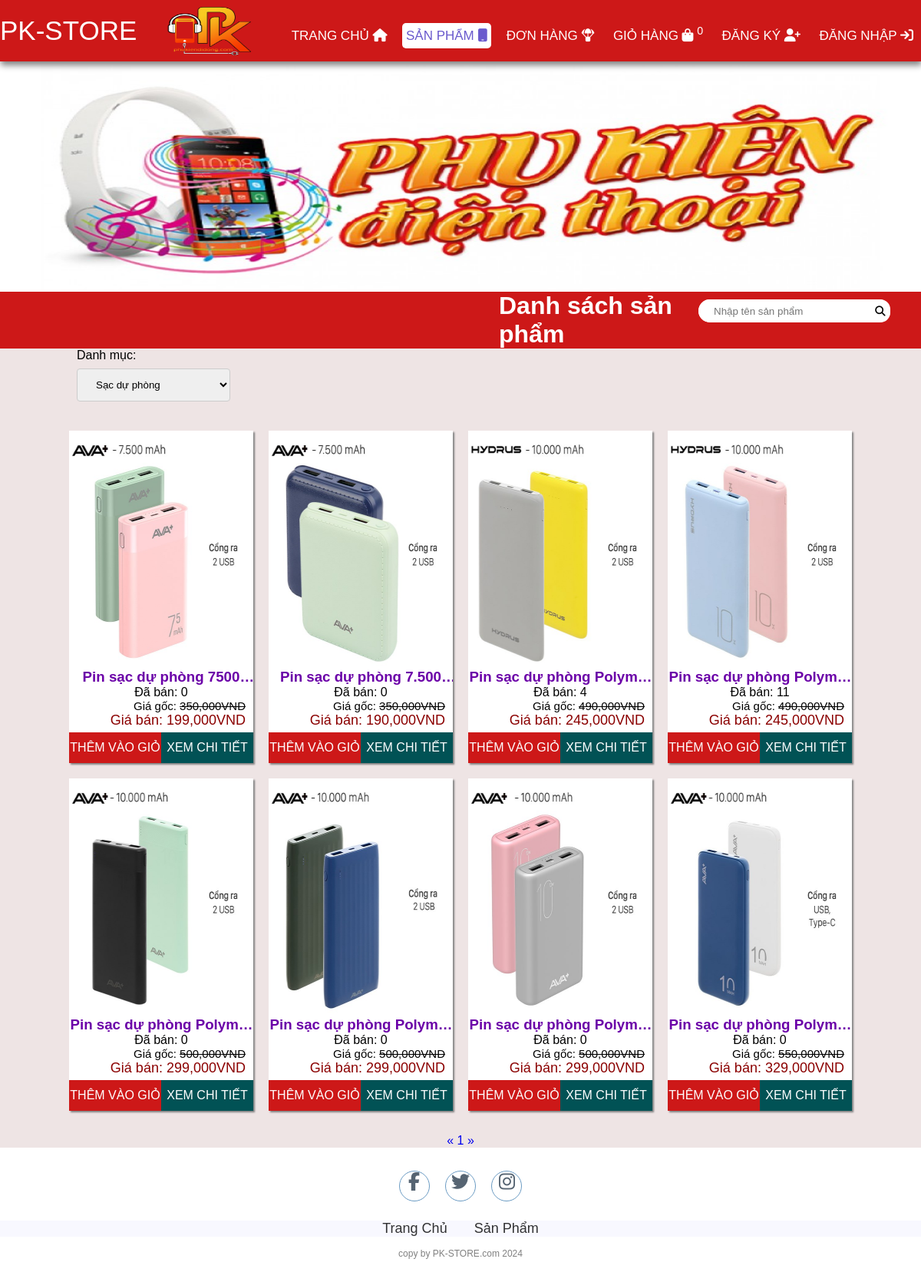
The app's page /productList.php with its own data.
### tables this page shows
CREATE TABLE `products` (
  `id` int(11) NOT NULL,
  `name` varchar(255) NOT NULL,
  `originalPrice` decimal(10,0) NOT NULL,
  `promotionPrice` decimal(10,0) NOT NULL,
  `image` varchar(50) NOT NULL,
  `createdBy` int(11) NOT NULL,
  `createdDate` date NOT NULL,
  `cateId` int(11) NOT NULL,
  `qty` int(11) NOT NULL,
  `des` varchar(1000) NOT NULL,
  `status` tinyint(1) NOT NULL,
  `soldCount` int(11) NOT NULL
);

### lib/database.php (called while the page is built, shortened)
<?php
class Database extends PDO
{
  public $host   = DB_HOST;
  public $user   = DB_USER;
  public $pass   = DB_PASS;
  public $dbname = DB_NAME;
  public $link;
  private function connectDB()
  {
    $this->link = new mysqli(
      $this->host,
      $this->user,
      $this->pass,
      $this->dbname
    );
  }
  public function select($query)
  {
    $result = $this->link->query($query);
    if ($result->num_rows > 0) {
      return $result;
    } else {
      return false;
    }
  }
}

### lib/session.php (called while the page is built, shortened)
<?php
class Session
{
   public static function get($key)
   {
      if (isset($_SESSION[$key])) {
         return $_SESSION[$key];
      } else {
         return false;
      }
   }
}

### classes/cart.php (called while the page is built, shortened)
<?php
$filepath = realpath(dirname(__FILE__));
include_once($filepath . '/../lib/database.php');
include_once($filepath . '/../lib/session.php');
include_once($filepath . '/../classes/product.php');
?>
<?php
class cart
{
    private $db;
    public function __construct()
    {
        $this->db = new Database();
    }
    public function getTotalQtyByUserId()
    {
        $userId = Session::get('userId');
        $query = "SELECT SUM(qty) as total FROM cart WHERE userId = '$userId' ";
        $mysqli_result = $this->db->select($query);
        if ($mysqli_result) {
            $result = mysqli_fetch_all($this->db->select($query), MYSQLI_ASSOC)[0];
            return $result;
        }
        return false;
    }
}
?>

### classes/categories.php (called while the page is built, shortened)
<?php
$filepath = realpath(dirname(__FILE__));
include_once($filepath . '/../lib/database.php');
include_once($filepath . '/../lib/session.php');
?>
<?php
class categories
{
    private $db;
    public function __construct()
    {
        $this->db = new Database();
    }
    public function getAll()
    {
        $query = "SELECT * FROM categories WHERE status = 1";
        $result_mysqli = $this->db->select($query);
        if ($result_mysqli) {
            $result = mysqli_fetch_all($result_mysqli, MYSQLI_ASSOC);
            return $result;
        }
        return false;
    }
}
?>

### classes/product.php (called while the page is built, shortened)
<?php
$filepath = realpath(dirname(__FILE__));
include_once($filepath . '/../lib/database.php');
include_once($filepath . '/../lib/session.php');
?>
<?php
class product
{
    private $db;
    public function __construct()
    {
        $this->db = new Database();
    }
    public function getCountPagingClient($cateId, $row = 8)
    {
        $query = "SELECT COUNT(*) FROM products WHERE cateId = $cateId";
        $mysqli_result = $this->db->select($query);
        if ($mysqli_result) {
            $totalrow = intval((mysqli_fetch_all($mysqli_result, MYSQLI_ASSOC)[0])['COUNT(*)']);
            $result = ceil($totalrow / $row);
            return $result;
        }
        return false;
    }
    public function getProductsByCateId($page, $cateId, $total = 8)
    {
        $query =
            "SELECT *
			 FROM products
			 WHERE status = 1 AND cateId = $cateId
            ";
        $mysqli_result = $this->db->select($query);
        if ($mysqli_result) {
            $result = mysqli_fetch_all($mysqli_result, MYSQLI_ASSOC);
            return $result;
        }
        return false;
    }
}
?>

### productList.php (the view, shortened to what this page needs)
<?php
include_once 'lib/session.php';
include_once 'classes/product.php';
include_once 'classes/categories.php';
include_once 'classes/cart.php';
$cart = new cart();
$totalQty = $cart->getTotalQtyByUserId();
$product = new product();
$list = $product->getProductsByCateId((isset($_GET['page']) ? $_GET['page'] : 1), (isset($_GET['cateId']) ? $_GET['cateId'] : 6));
$pageCount = $product->getCountPagingClient((isset($_GET['cateId']) ? $_GET['cateId'] : 6));
$categories = new categories();
$categoriesList = $categories->getAll();
?>
<!DOCTYPE html>
<html lang="en">
<head>
    <link rel="stylesheet" href="./css/style.css">
    <link rel="stylesheet" href="https://cdnjs.cloudflare.com/ajax/libs/font-awesome/6.0.0-beta3/css/all.min.css">
</head>
<body>
    <nav>
        <label class="logo"><a href="index.php">PK-STORE</a>  <img src="./images/LOGOPK-1.png" alt=""></label>
        <ul>
            <li><a href="index.php">Trang chủ <i class=" fas fa-home"></i></a></li>
            <li><a href="productList.php" class="active">Sản phẩm <i class="fas fa-mobile"></i></a></li>
            <li><a href="order.php" id="order">Đơn hàng <i class="fas fa-parachute-box"></i></a></li>
            <li>
                <a href="checkout.php">
                    Giỏ hàng
                    <i class="fa fa-shopping-bag"></i>
                    <sup class="sumItem">
                        <?= ($totalQty['total']) ? $totalQty['total'] : "0" ?>
                    </sup>
                </a>
            </li>
            <?php
            if (isset($_SESSION['user']) && $_SESSION['user']) { ?>
                <li><a href="info.php" id="signin">Thông tin cá nhân <i class="fas fa-user"></i></a></li>
                <li><a href="logout.php" id="signin">Đăng xuất <i class="fas fa-arrow-right-from-bracket"></i></a></li>
            <?php } else { ?>
                <li><a href="register.php" id="signup">Đăng ký <i class="fas fa-user-plus"></i></a></li>
                <li><a href="login.php" id="signin">Đăng nhập <i class="fas fa-arrow-right-to-bracket"></i></a></li>
            <?php } ?>
        </ul>
    </nav>
    <section class="banner">
        <div class="fadein">
            <?php
            $dir = "./images/slider/";
            $scan_dir = scandir($dir);
            foreach ($scan_dir as $img) :
                if (in_array($img, array('.', '..')))
                    continue;
            ?>
                <img src="<?php echo $dir . $img ?>" alt="<?php echo $img ?>">
            <?php endforeach; ?>
        </div>
    </section>
    <div class="featuredProducts">
        <h1>Danh sách sản phẩm</h1>
        <form class="c-search" action="" method="get">
            <input type="text" name="search" placeholder="Nhập tên sản phẩm">
            <button type="submit"><i class="fas fa-search"></i></button>
        </form>
    </div>
    <div class="category">
        Danh mục: <select onchange="location = this.value;">
            <?php
            foreach ($categoriesList as $key => $value) {
                if ($value['id'] == $_GET['cateId']) { ?>
                    <option selected value="productList.php?cateId=<?= $value['id'] ?>"><?= $value['name'] ?></option>
                <?php } else { ?>
                    <option value="productList.php?cateId=<?= $value['id'] ?>"><?= $value['name'] ?></option>
                <?php } ?>
            <?php }
            ?>
        </select>
    </div>
    <div class="container" style="grid-template-columns: auto auto auto auto;">
        <?php if ($list) {
            foreach ($list as $key => $value) { ?>
                <div class="card">
                    <div class="imgBx">
                        <a href="detail.php?id=<?= $value['id'] ?>" title="<?= $value['name'] ?>"><img src="admin/uploads/<?= $value['image'] ?>" alt=""></a>
                    </div>
                    <div class="content">
                        <div class="productName">
                            <a href="detail.php?id=<?= $value['id'] ?>" title="<?= $value['name'] ?>">
                                <h3><?= $value['name'] ?></h3>
                            </a>
                        </div>
                        <div>
                            Đã bán: <?= $value['soldCount'] ?>
                        </div>
                        <div class="original-price">
                            <?php
                            if ($value['promotionPrice'] < $value['originalPrice']) { ?>
                                Giá gốc: <del><?= number_format($value['originalPrice'], 0, '', ',') ?>VND</del>
                            <?php } else { ?>
                                <p>.</p>
                            <?php } ?>
                        </div>
                        <div class="price">
                            Giá bán: <?= number_format($value['promotionPrice'], 0, '', ',') ?>VND
                        </div>
                        <div class="action">
                            <a class="add-cart" href="add_cart.php?id=<?= $value['id'] ?>">Thêm vào giỏ</a>
                            <a class="detail" href="detail.php?id=<?= $value['id'] ?>">Xem chi tiết</a>
                        </div>
                    </div>
                </div>
            <?php }
        } else { ?>
            <h3>Không có sản phẩm nào...</h3>
        <?php  }
        ?>
    </div>
    <div class="pagination">
        <a href="productList.php?page=<?= (isset($_GET['page'])) ? (($_GET['page'] <= 1) ? 1 : $_GET['page'] - 1) : 1 ?>&cateId=<?= (isset($_GET['cateId'])) ? $_GET['cateId'] : 2 ?>">&laquo;</a>
        <?php
        for ($i = 1; $i <= $pageCount; $i++) {
            if (isset($_GET['page'])) {
                if ($i == $_GET['page']) { ?>
                    <a class="active" href="productList.php?page=<?= $i ?>&cateId=<?= (isset($_GET['cateId'])) ? $_GET['cateId'] : 2 ?>"><?= $i ?></a>
                <?php } else { ?>
                    <a href="productList.php?page=<?= $i ?>&cateId=<?= (isset($_GET['cateId'])) ? $_GET['cateId'] : 2 ?>"><?= $i ?></a>
                <?php  }
            } else { ?>
                <a href="productList.php?page=<?= $i ?>&cateId=<?= (isset($_GET['cateId'])) ? $_GET['cateId'] : 1 ?>"><?= $i ?></a>
            <?php  } ?>
        <?php }
        ?>
        <a href="productList.php?page=<?= (isset($_GET['page'])) ? $_GET['page'] + 1 : 2 ?>&cateId=<?= (isset($_GET['cateId'])) ? $_GET['cateId'] : 2 ?>">&raquo;</a>
    </div>
    <footer>
        <div class="social">
            <a href="https://www.facebook.com/profile.php?id=100025197438617"><i class="fa fa-facebook" aria-hidden="true"></i></a>
            <a href="#"><i class="fa fa-twitter" aria-hidden="true"></i></a>
            <a href="#"><i class="fa fa-instagram" aria-hidden="true"></i></a>
        </div>
        <ul class="list">
            <li>
                <a href="./">Trang Chủ</a>
            </li>
            <li>
                <a href="productList.php">Sản Phẩm</a>
            </li>
        </ul>
        <p class="copyright">copy by PK-STORE.com 2024</p>
    </footer>
</body>
</html>

### css/style.css (style rules this page uses)
:root { --color-primary: #CD1818; --bg-primary: rgb(238, 228, 228); }
* { padding: 0; margin: 0; text-decoration: none; list-style: none; box-sizing: border-box; }
body { font-family: Arial; background: var(--bg-primary); }
nav { top: 0; background: var(--color-primary); height: 80px; width: 100%; position: fixed; z-index: 9999; box-shadow: 1px 5px 8px gray; }
label.logo a { color: white; font-size: 35px; line-height: 80px; padding: 0 0px; }
label.logo img { position: absolute; color: white; width: 190px; height: 85px; line-height: 80px; padding: 0 30px; }
nav ul { float: right; margin-right: 0px; }
nav ul li { display: inline-block; line-height: 80px; margin: 0 5px; }
nav ul li a { color: white; font-size: 17px; padding: 7px 5px; border-radius: 3px; text-transform: uppercase; border-radius: 5px; transition: 0.5s; }
a.active, nav>ul a:hover { background: white; color: slateblue; }
.banner { background-size: cover; margin-top: 80px; overflow: hidden; }
.fadein { position: relative; height: 300px; max-width: 1200px; margin: 0 auto; background: #fff; }
.fadein img { position: absolute; width: calc(100%); height: calc(100%); width: 100%; height: 100%; }
.featuredProducts { display: flex; justify-content: space-between; background-color: var(--color-primary); color: white; }
.featuredProducts h1 { margin-left: 650px; }
.container { display: flex; position: relative; width: 90%; max-width: 1200px; display: grid; grid-template-columns: auto auto auto auto !important; grid-gap: 20px; padding: 30px; z-index: 0; margin: auto; }
.c-search { display: flex; align-items: center; height: 30px; width: 250px; margin-top: 10px; margin-right: 40px; background-color: #fff; border-radius: 20px; }
.c-search button { width: 30px; height: 30px; background-color: #fff; border: 0; border-radius: 20px; }
.container .card { width: 100%; background: #fff; box-shadow: 2px 2px 2px gray; }
.container .card .imgBx { position: relative; width: 100%; height: 300px; margin-top: 10px; overflow: hidden; }
.container .card .imgBx img { position: absolute; top: 0; left: 0; width: 100%; height: 100%; transition: 0.5s; }
.container .card .content { text-align: center; }
.productName a { color: #6b00a8; display: -webkit-box; -webkit-line-clamp: 1; -webkit-box-orient: vertical; overflow: hidden; text-overflow: ellipsis; }
.container .card .content .price { text-align: center; color: darkred; margin-right: 10px; text-align: right; font-size: 18px; }
.container .card .content .original-price { text-align: center; margin-right: 10px; text-align: right; font-size: 15px; }
.action { display: flex; height: 40px; line-height: 40px; text-transform: uppercase; margin-top: 5px; }
.action .add-cart { width: 50%; background: var(--color-primary); color: white; border-bottom-left-radius: 0px; font-size: 16px; cursor: pointer; transition: 0.3s; }
.action .detail { width: 50%; background: rgb(1, 82, 85); color: white; border-bottom-right-radius: 0px; font-size: 16px; cursor: pointer; transition: 0.3s; }
footer { padding: 30px 0; background-color: white; }
footer .social { text-align: center; padding-bottom: 25px; color: white; }
footer .social a { color: inherit; font-size: 24px; border: 1px solid steelblue; width: 40px; height: 40px; display: inline-block; text-align: center; border-radius: 50%; margin: 0 8px; transition: 0.5s; background-color: white; color: #2c3e50; opacity: 0.8; }
footer ul { margin-top: 0; padding: 0; list-style: none; font-size: 18px; margin-bottom: 0; text-align: center; }
footer ul a { color: inherit; text-decoration: none; opacity: 0.8; }
footer ul li { display: inline; padding: 0 15px; }
footer .copyright { margin-top: 15px; text-align: center; font-size: 12px; color: gray; }
.list { background-color: ghostwhite; }
input[type=tel], input[type=text], input[type=password], input[type=email], input[type=number], textarea, select { width: 100%; padding: 12px 20px; margin: 8px 0; border: 1px solid #ccc; border-radius: 4px; }
del { text-decoration: line-through; }
.category { margin-left: 100px; width: 200px; }
.pagination { text-align: center; }
.c-search input { height: 30px; width: 250px; border: 0px; background-color: #fff; border-radius: 20px; }

### records on screen
products: image (picture), name "Pin sạc dự phòng…", soldCount "0", originalPrice "350,000", promotionPrice "199,000"
products: image (picture), name "Pin sạc dự phòng…", soldCount "0", originalPrice "350,000", promotionPrice "190,000"
products: image (picture), name "Pin sạc dự phòng…", soldCount "4", originalPrice "490,000", promotionPrice "245,000"
products: image (picture), name "Pin sạc dự phòng…", soldCount "11", originalPrice "490,000", promotionPrice "245,000"
products: image (picture), name "Pin sạc dự phòng…", soldCount "0", originalPrice "500,000", promotionPrice "299,000"
products: image (picture), name "Pin sạc dự phòng…", soldCount "0", originalPrice "500,000", promotionPrice "299,000"
products: image (picture), name "Pin sạc dự phòng…", soldCount "0", originalPrice "500,000", promotionPrice "299,000"
products: image (picture), name "Pin sạc dự phòng…", soldCount "0", originalPrice "550,000", promotionPrice "329,000"

### other values on screen
form field value "Sạc dự phòng"
